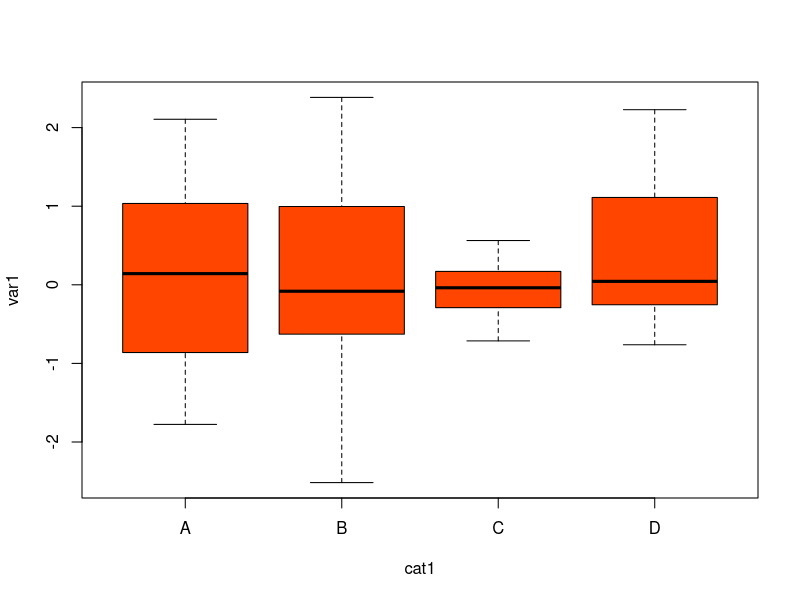
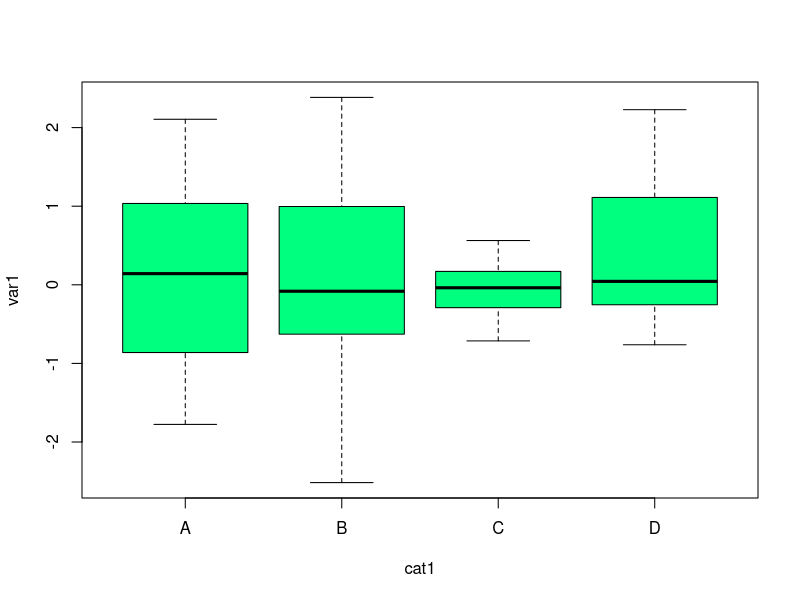
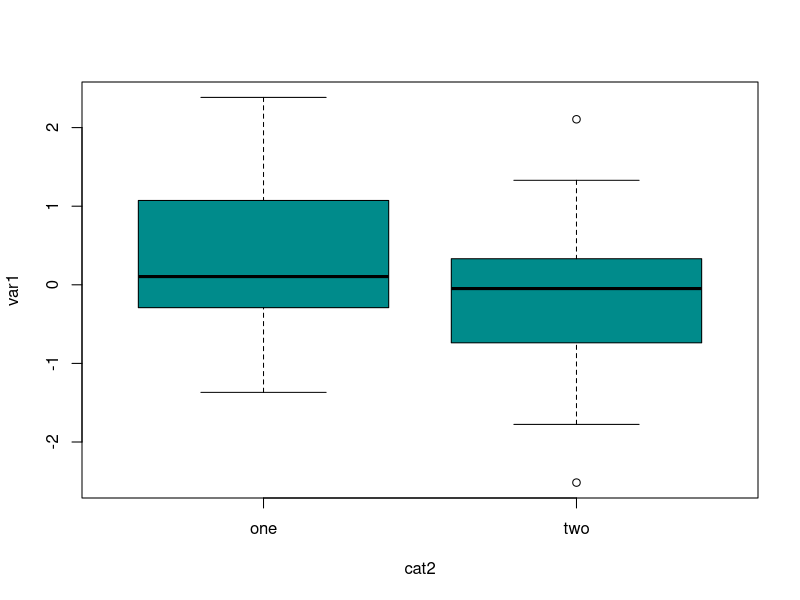
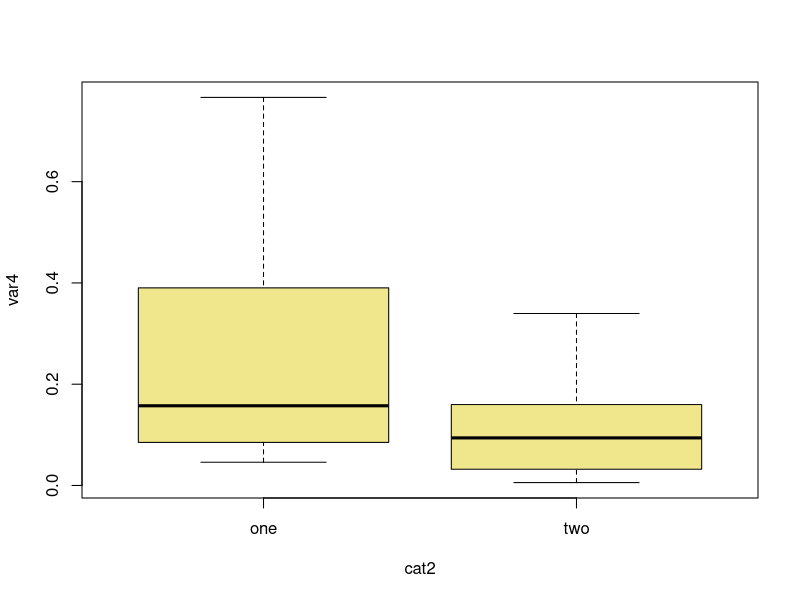

Recreate these plots in R, in order.
## ---- chunk 1
mydata <- data.frame(cat1 = rep(c("A", "B", "C", "D"), 10),
                     cat2 = rep(c("one", "two"), each = 20),
                     var1 = rnorm(40),
                     var2 = runif(40), 
                     var3 = rlnorm(40),
                     var4 = rbeta(40, 1, 5))
## ---- chunk 2
boxplot(var1 ~ cat1, data = mydata,
        main = NA, col = "orangered")
## ---- chunk 3
boxplot_func = function(df, x, y) {
    boxplot(y ~ x, data = df,
    main = NA, col = "orangered")
}
## ---- chunk 4
boxplot_func = function(df = mydata, x, y, color = "springgreen") {
    f = formula(paste(y, "~", x))
    boxplot(f, data = df,
    main = NA, col = color)
}
## ---- chunk 5
ls()
## ---- chunk 6
boxplot_func(mydata, "cat1", "var1")
boxplot_func(x = "cat2", y = "var1", col = "darkcyan")
boxplot_func(mydata, "cat2", "var4", col = "khaki")
